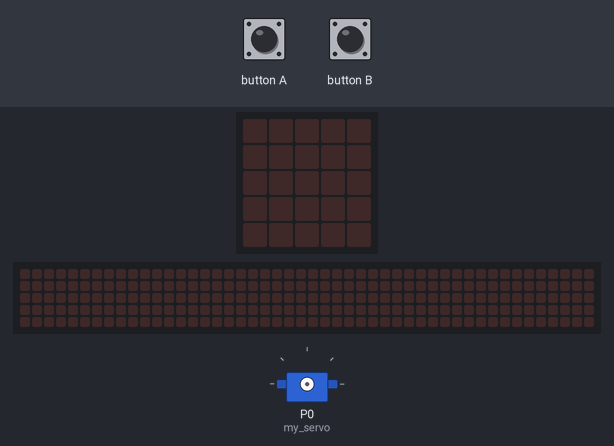
This program was run on a simulated BBC micro:bit running MicroPython. Parts: servo, the board's 5×5 LED display, a strip that is not on the board, showing the scrolling text unrolled. The test bench sets the inputs (shaded band). The 48×5 strip is a reading aid, not a part: it shows the text the display is scrolling, unrolled, one strip-width of it at a time; servo angles are drawn from the pulse width (0.5 ms = 0°, 2.5 ms = 180°); library files of the repository ran but are not shown: servo.py.

Above: at 1.2 s.
1.3 s: button A pressed for 0.15 s
At 1.37 s:
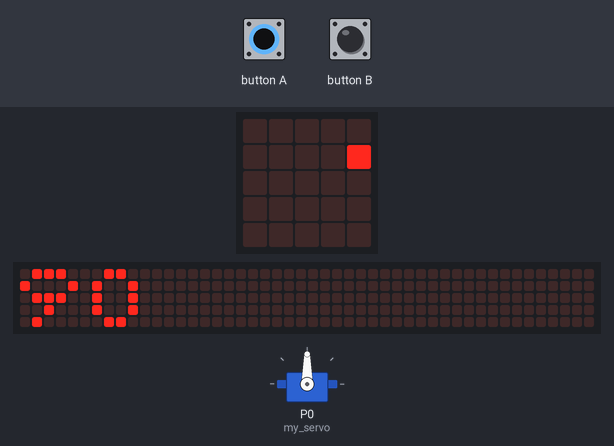
4.3 s: button B pressed for 0.15 s
At 6.2 s:
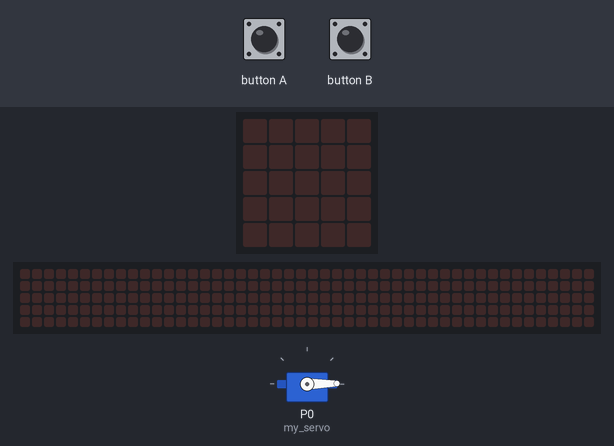
7.3 s: button A pressed for 1 s
At 7.52 s:
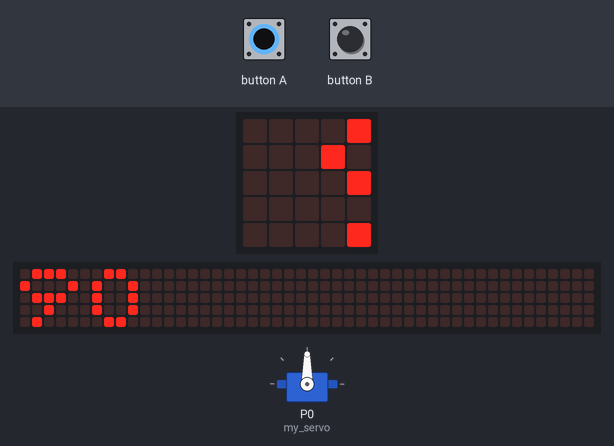
10.3 s: button A pressed for 3.2 s
At 10.67 s:
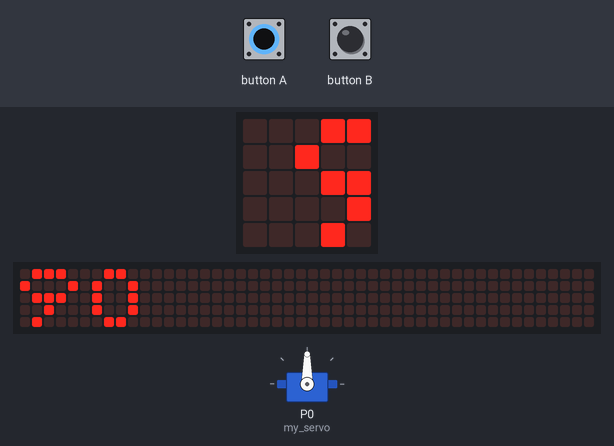
Timing chart, 0 to 13.3 s (numbered marks = the images above; inputs shaded):
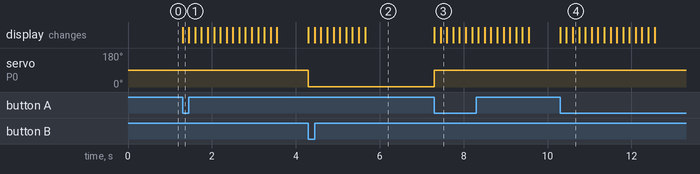

Measured:
- after the input at 1.3 s, the display: changes at once (image 1)
- after the input at 4.3 s, servo on P0 (my_servo): 90° → 1° at once; the display: first changes at once (image 2 shows a later state)
- after the input at 7.3 s, servo on P0 (my_servo): 1° → 90° at once; the display: first changes at once (image 3 shows a later state)
- after the input at 10.3 s, the display: first changes at once (image 4 shows a later state)

The program:

servo-example.py
```python
'''
Example: Controlling Servo Motor 9g example using micro:bit
By: Meqdad Darwish
'''
from microbit import *
from servo import Servo

my_servo = Servo(pin0)

while True:
    if button_a.was_pressed():
        my_servo.set_angle(90)
        display.scroll(90)
    if button_b.was_pressed():
        my_servo.set_angle(0)
        display.scroll(0)
```
